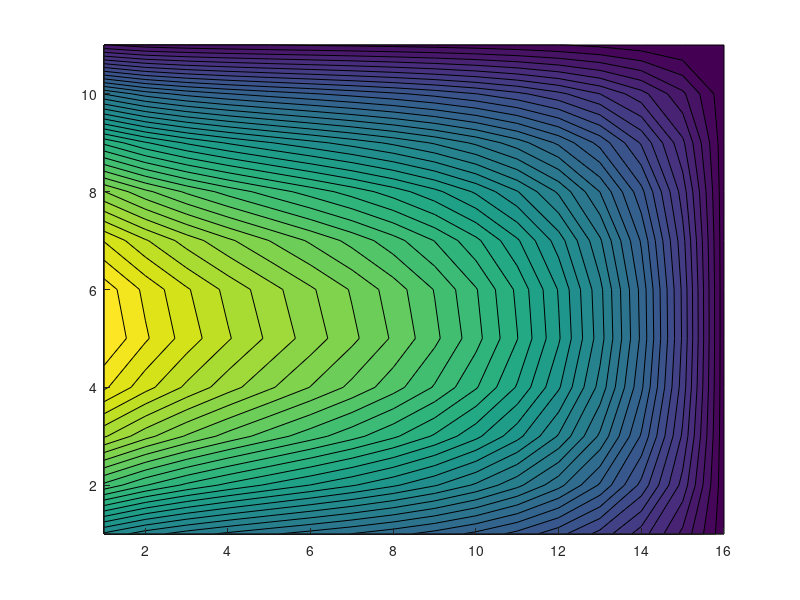

MATLAB code to generate this figure: (Note: this script raises an error after producing the figure.)
clear; clc; close all;

eGen    = 5000;
k       = 2;
hT      = 70;
hB      = 10;
Tinf    = 25;
delta   = 10e-2 ;
qf      = 500;
Tright  = 45;

Lx = 1.5;
Ly = 1;

Ni = Lx/delta + 1; 
Nj = Ly/delta + 1;

N = (Ni-1)*(Nj); % Because of right boundary

A = zeros(N,N);
b = zeros(N,1);

id = @(i,j) (j-1)*(Ni-1)+i;

row = 1;
% Internal nodes
for j = 1:Nj
    for i = 1:Ni-1
        
        LEFT    = i-1;
        RIGHT   = i+1;
        BOTTOM  = j-1;
        TOP     = j+1;

        %% Internal Nodes
        if (LEFT ~=0 && RIGHT~=Ni && TOP~=Nj+1 && BOTTOM~=0)        
            A(row,id(LEFT,j))   =  1;
            A(row,id(RIGHT,j))  =  1;  
            A(row,id(i,BOTTOM)) =  1;  
            A(row,id(i,TOP))    =  1; 
            A(row,id(i,j))      = -4;   % Center

            % RHS vector
            b(row) = -eGen*delta^2/k;
        end
        
        %% Boundary Nodes
        % Left
        if (LEFT == 0 && TOP ~=Nj+1 && BOTTOM ~= 0)
            A(row,id(RIGHT,j))  =  2;  
            A(row,id(i,BOTTOM)) =  1;  
            A(row,id(i,TOP))    =  1; 
            A(row,id(i,j))      = -4;   % Center
            b(row) = -eGen*delta^2/k - 2*qf*delta/k;
        end
        
        % Right
        if (RIGHT == Ni && TOP ~= Nj+1 && BOTTOM ~= 0)
            A(row,id(LEFT,j))   =  1;
            A(row,id(i,BOTTOM)) =  1;  
            A(row,id(i,TOP))    =  1; 
            A(row,id(i,j))      = -4;   % Center
            b(row) = -eGen*delta^2/k -Tright;
        end
        
        
        % Top
        if (TOP == Nj + 1 && LEFT ~=0 && RIGHT ~=Ni)
            A(row,id(LEFT,j))   =  1;
            A(row,id(RIGHT,j))  =  1;  
            A(row,id(i,BOTTOM)) =  2;
            A(row,id(i,j)) = -4 - 2*delta*hT/k;
            b(row) = -eGen*delta^2/k - 2*delta*hT/k*Tinf;
        end
        
        % Bottom
        if (BOTTOM == 0 && LEFT ~=0 && RIGHT ~=Ni)
            A(row,id(LEFT,j))   =  1;
            A(row,id(RIGHT,j))  =  1;   
            A(row,id(i,TOP))    =  2; 
            A(row,id(i,j)) = -4 - 2*delta*hB/k;
            b(row) = -eGen*delta^2/k - 2*delta*hB/k*Tinf;
        end
        
        %% Corner Nodes
        if (TOP == Nj+1 && LEFT == 0) % Top-Left
            A(row,id(RIGHT,j))  =  2;  
            A(row,id(i,BOTTOM)) =  2;   
            A(row,id(i,j))      = -4 - 2*delta*hT/k;   % Center

            % RHS vector
            b(row) = -eGen*delta^2/k - 2*qf*delta/k - 2*delta*hT/k*Tinf;
        end
        
        if (TOP == Nj+1 && RIGHT == Ni) % Top-Right
            A(row,id(LEFT,j))   =  1;
            A(row,id(i,BOTTOM)) =  2;  
            A(row,id(i,j))      = -4-2*delta*hT/k;   % Center
            
            b(row) = -eGen*delta^2/k - 2*delta*hT/k*Tinf - Tright;
        end
        
        if (BOTTOM == 0 && LEFT == 0) % Bottom-Left
            A(row,id(RIGHT,j))  =  2;   
            A(row,id(i,TOP))    =  2; 
            A(row,id(i,j))      = -4 - 2*delta*hB/k;   % Center
            
            % RHS vector
            b(row) = -eGen*delta^2/k - 2*qf*delta/k - 2*delta*hB/k*Tinf;
        end
             
        if (BOTTOM == 0 && RIGHT == Ni) % Bottom-Right
            A(row,id(LEFT,j)) =  1;
            A(row,id(i,TOP))  =  2;  
            A(row,id(i,j))    = -4 - 2*delta*hB/k;   % Center
            
            b(row) = -eGen*delta^2/k - 2*delta*hB/k*Tinf - Tright;
        end
               
        row = row + 1; 
    end
end

T = A\b;
T = reshape(T,Ni-1,Nj);
T = T';
T(:,end+1) = 45;
contourf(T,40,'edgecolor','none');
colormap(jet)
colorbar
%contour(T,40,'showText','off');
axis equal